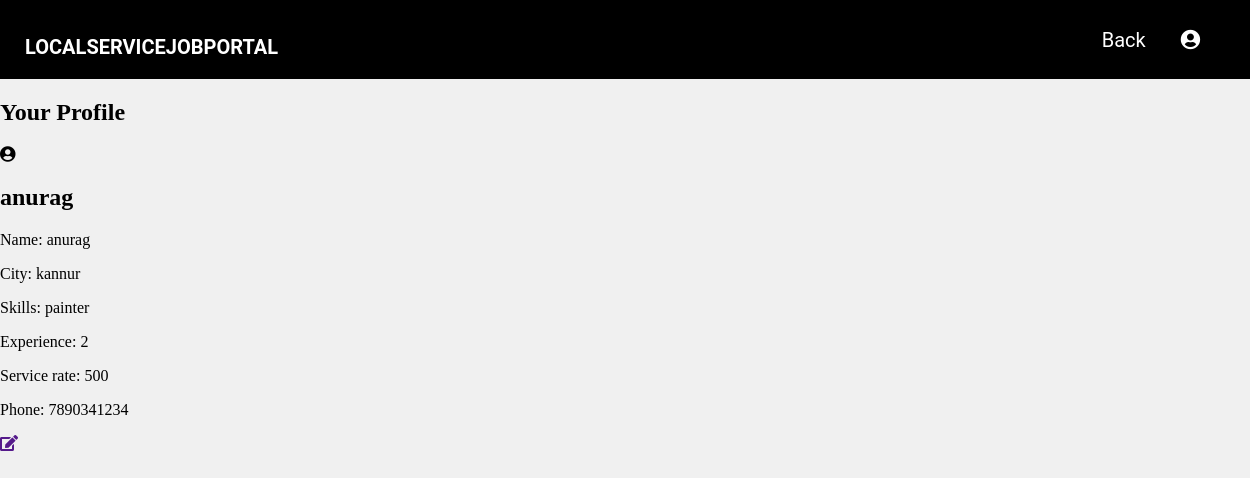
Screenshot of /worker-profile (signed in) with the database file from the repository.
### urban/models.py (models this page shows, shortened)
class Worker(models.Model):
    user = models.OneToOneField(User, on_delete=models.CASCADE)
    phone = models.CharField(max_length=20, null=False)
    skills = models.CharField(max_length=30, null=False)
    work_experience = models.CharField(max_length=20)
    city = models.CharField(max_length=25, null=False)
    service_rate = models.CharField(max_length=30)
    status = models.CharField(max_length=20, default='Pending')
    profile_pic = models.FileField(
        upload_to='profile_files',
        default='profile_files/default.pdf',
        null=True,
        blank=True
    )
    is_approved = models.BooleanField(default=False)
    @property
    def get_name(self):
        return f"{self.user.first_name} {self.user.last_name}"

### urban/views.py (the view)
# urls.py: path('worker-profile',views.worker_profile_view,name='worker-profile'),
def worker_profile_view(request):
    worker = models.Worker.objects.get(user_id=request.user.id)
    return render(request,'worker/profile.html',{'worker':worker})

### templates/worker/profile.html (shortened to what this page needs)
{% load widget_tweaks %}
{% load static %}
<!DOCTYPE html>
<html lang="en">
<head>
    <link rel="stylesheet" href="https://cdnjs.cloudflare.com/ajax/libs/font-awesome/5.14.0/css/all.css">
</head>
<body>
    <header>
        <nav>
            <a href=""><span>LOCALSERVICEJOBPORTAL</span></a>
            <div class="navbar">
                <div class="nav-item"><a href="{% url 'worker-dashboard' %}">Back</a></div>
                <div class="nav-item"><a href=""><i class="fas fa-user-circle"></i></a></div>
                <div class="nav-item"><a href=""></a></div>
                <div class="nav-item"><a href=""></a></div>
            </div>
        </nav>
    </header>
    <div class="card">
        <h2>Your Profile</h2>
        <div class="card-body">
            <p><img src="" alt=""><i class="fas fa-user-circle"></i></p>
            <h2>{{ worker.user.username }}</h2>
            <p>Name: {{ worker.get_name }}</p>
            <p>City: {{ worker.city }}</p>
            <p>Skills: {{ worker.skills }}</p>
            <p>Experience: {{ worker.work_experience }}</p>
            <p>Service rate: {{ worker.service_rate }}</p>
            <p>Phone: {{ worker.phone }}</p>
            <p><a href=""><i class="fas fa-edit"></i></a></p>
        </div>
    </div>
</body>
</html>

### templates/worker/profile.html (style rules this page uses)
body { margin: 0; padding: 0; height: 100vh; background-color: #f0f0f0; display: flex; flex-direction: column; }
header { display: flex; justify-content: space-between; align-items: center; width: 100%; padding: 20px; position: relative; z-index: 10; background-color: black; }
nav { display: flex; align-items: center; width: 100%; position: relative; }
nav a { color: white; font-family: "Roboto", sans-serif; font-weight: bold; font-size: 20px; text-decoration: none; margin-right: auto; margin-left: 5px; margin-top: 15px; }
.navbar { display: flex; align-items: center; }
.nav-item a { font-weight: normal; margin-left: 35px; color: white; }

### rows the page displays
Worker: user.username "anurag", get_name "anurag", city "kannur", skills "painter", work_experience "2", service_rate "500", phone "7890341234"
